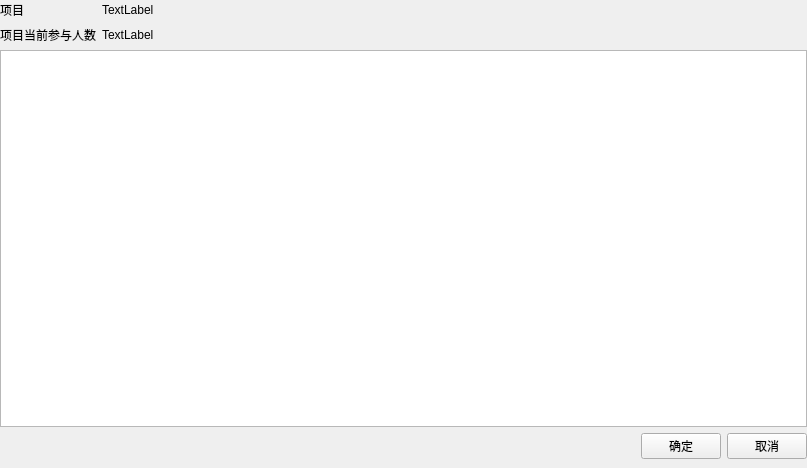
<?xml version="1.0" encoding="UTF-8"?>
<ui version="4.0">
 <class>PrivilegeManager</class>
 <widget class="QWidget" name="PrivilegeManager">
  <property name="geometry">
   <rect>
    <x>0</x>
    <y>0</y>
    <width>807</width>
    <height>468</height>
   </rect>
  </property>
  <property name="windowTitle">
   <string>Form</string>
  </property>
  <layout class="QGridLayout" name="gridLayout">
   <property name="leftMargin">
    <number>0</number>
   </property>
   <property name="topMargin">
    <number>0</number>
   </property>
   <property name="rightMargin">
    <number>0</number>
   </property>
   <property name="bottomMargin">
    <number>0</number>
   </property>
   <item row="0" column="2">
    <spacer name="horizontalSpacer">
     <property name="orientation">
      <enum>Qt::Horizontal</enum>
     </property>
     <property name="sizeHint" stdset="0">
      <size>
       <width>40</width>
       <height>20</height>
      </size>
     </property>
    </spacer>
   </item>
   <item row="0" column="1">
    <widget class="QLabel" name="label_pro_name">
     <property name="text">
      <string>TextLabel</string>
     </property>
    </widget>
   </item>
   <item row="0" column="0">
    <widget class="QLabel" name="label">
     <property name="text">
      <string>项目</string>
     </property>
    </widget>
   </item>
   <item row="1" column="0">
    <widget class="QLabel" name="label_3">
     <property name="text">
      <string>项目当前参与人数</string>
     </property>
    </widget>
   </item>
   <item row="3" column="0" colspan="3">
    <widget class="QWidget" name="widget" native="true">
     <layout class="QHBoxLayout" name="horizontalLayout">
      <property name="leftMargin">
       <number>0</number>
      </property>
      <property name="topMargin">
       <number>0</number>
      </property>
      <property name="rightMargin">
       <number>0</number>
      </property>
      <property name="bottomMargin">
       <number>9</number>
      </property>
      <item>
       <spacer name="horizontalSpacer_2">
        <property name="orientation">
         <enum>Qt::Horizontal</enum>
        </property>
        <property name="sizeHint" stdset="0">
         <size>
          <width>40</width>
          <height>20</height>
         </size>
        </property>
       </spacer>
      </item>
      <item>
       <widget class="QPushButton" name="pushButton">
        <property name="text">
         <string>确定</string>
        </property>
       </widget>
      </item>
      <item>
       <widget class="QPushButton" name="pushButton_2">
        <property name="text">
         <string>取消</string>
        </property>
       </widget>
      </item>
     </layout>
    </widget>
   </item>
   <item row="1" column="1">
    <widget class="QLabel" name="label_people_count">
     <property name="text">
      <string>TextLabel</string>
     </property>
    </widget>
   </item>
   <item row="2" column="0" colspan="3">
    <widget class="QListWidget" name="listWidget"/>
   </item>
  </layout>
 </widget>
 <resources/>
 <connections/>
</ui>
